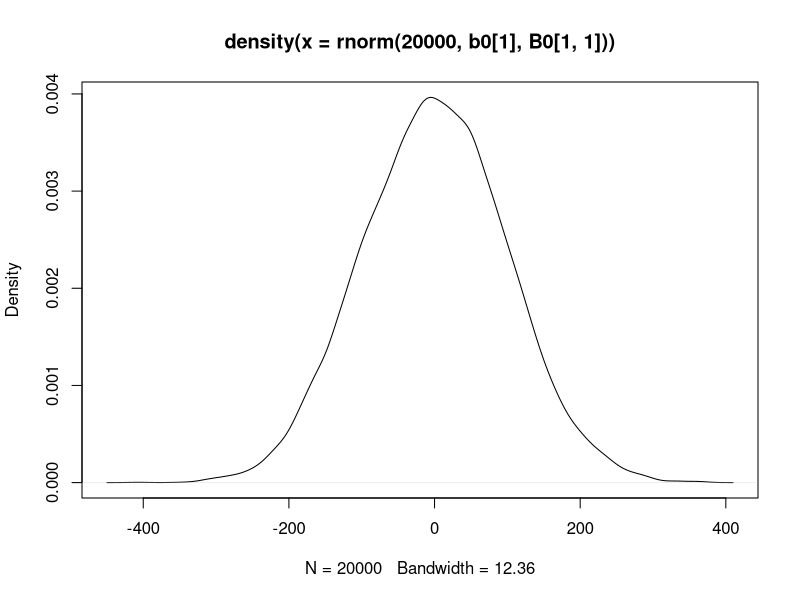
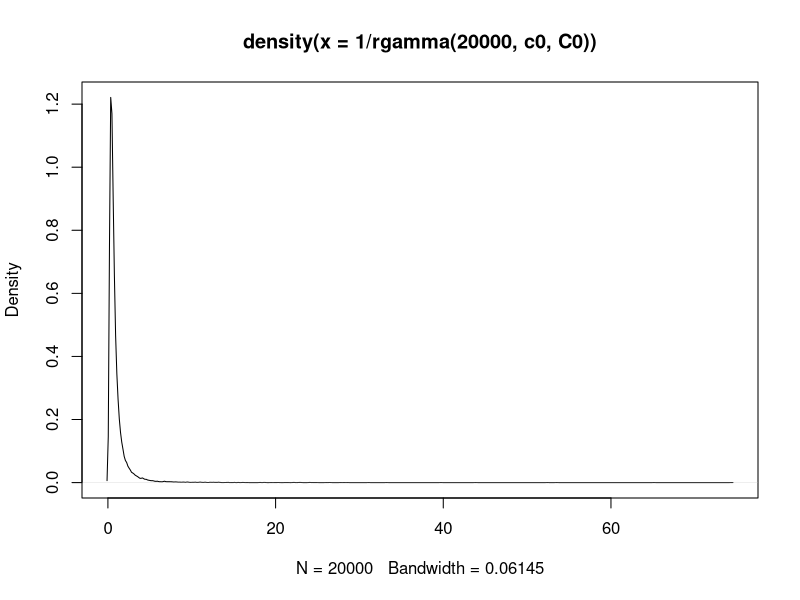
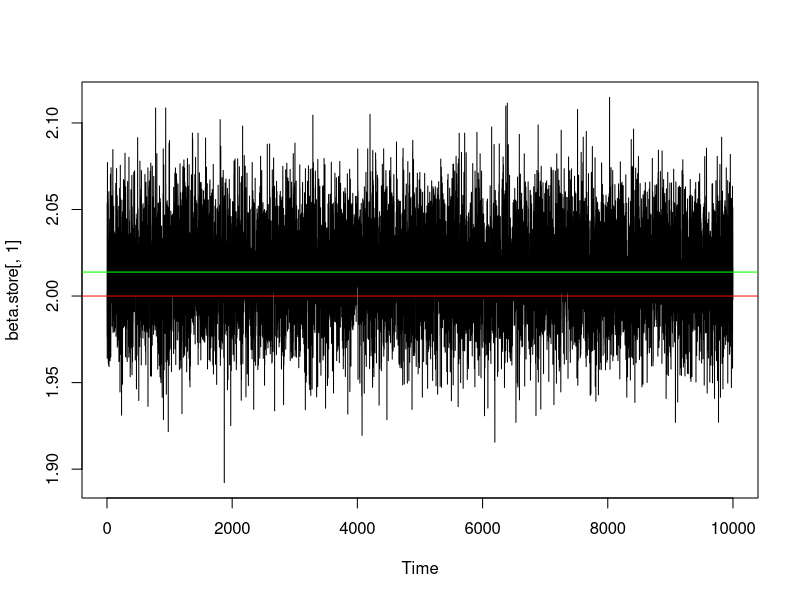
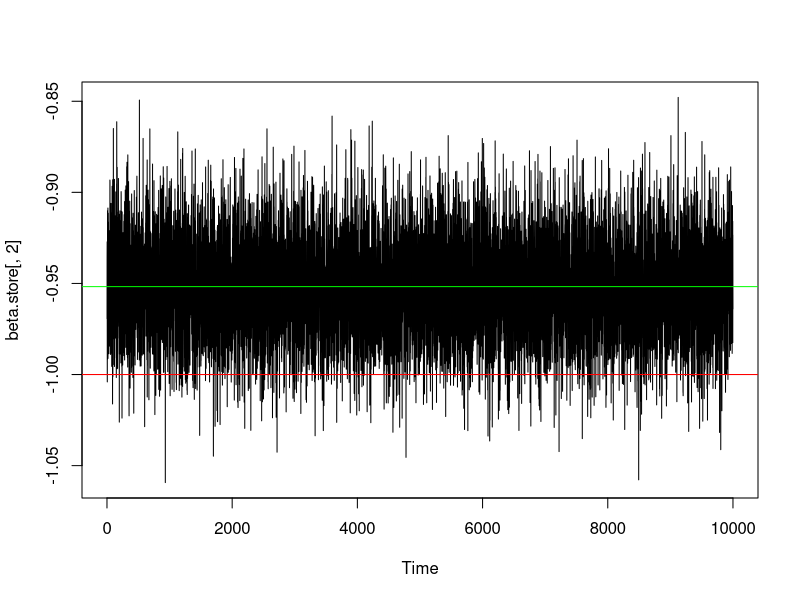
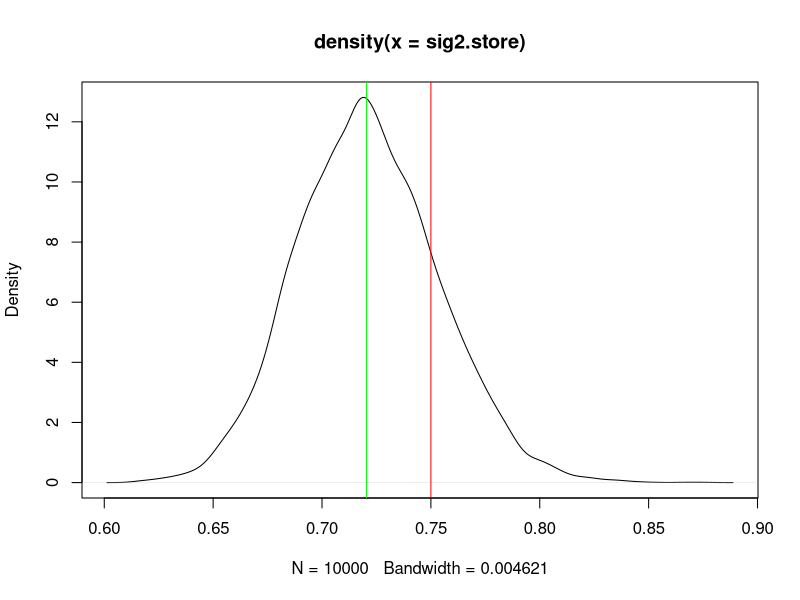

These figures' R source, in order:
# -------------------------------------------------- #
#                                                    #
# Macroeconometrics Science Track Summer Term 2020   #
# Bayesian OLS using Gibbs Sampling                  #
# Gregor Zens                                        #
# April 2020                                         #
#                                                    #
# ---------------------------------------------------#

# Note: This code is certainly not the most efficient way to estimate Bayesian OLS. Didactics > Efficiency in this file.

# --------------------- #
# --- PACKAGES & AUX -- #
# --------------------- #

# the following line installs a package for sampling from a multivariate normal distribution I'll be using:
#install.packages("mnormt")

# --------------------- #
# --- SIMULATE DATA --- #
# --------------------- #

# install.packages("mnormt")
library(mnormt)

# let's set a seed such that the results are reproducible
set.seed(1234)

N         <- 1000                            #how many observations?
intercept <- matrix(1, nrow = N, ncol = 1)   #intercept
x1        <- rnorm(N)                        #normally distributed regressor
true.beta <- c(2, -1)                        #true coefficients
sig2.true <- 0.75                            #true error variance
errors    <- rnorm(N, 0, sqrt(sig2.true))    #error terms
X         <- cbind(intercept, x1)            #explanatory matrix

# now simulate dependent variable y using beta, X and errors

y         <- X %*% true.beta + errors

# ---------------------------- #
# --- CHECK SIMULATED DATA --- # (important!)
# ---------------------------- #

# let's look at OLS estimates 
# coefficient estimates
# (X'X)^(-1) X'y
beta.ols   <- solve(t(X) %*% X) %*% t(X) %*% y

# variance estimate
errors.ols <- y - X %*% beta.ols
sig2.ols   <- t(errors.ols) %*% errors.ols / (N-ncol(X))

# you can get the same via Rs linear regression function
# note the -1 is necessary as we already included an intercept in X
  
reg <- lm(y~X-1)
summary(reg)

# alright, our simulated data is looking good
# now, let's start to set up a Gibbs sampling algorithm


# --------------------------- #
# --- GIBBS SAMPLER SETUP --- #
# --------------------------- #

# first, we have to throw in some general information that the sampler will use

nsave <- 10000         #number of saved draws
nburn <- 10000         #number of burn ins
ntot  <- nsave + nburn #number of total iterations
P     <- ncol(X)       #number of explanatories
N     <- nrow(X)       #number of observations

# ------------------- #
# --- PRIOR SETUP --- #
# ------------------- #

# second, we have to specify our prior distributions
# today, we will use conjugate priors
# next session will be about using arbitrary prior distributions

# normal priors on the coefficients

b0    <- matrix(0, nrow=P)  #prior mean of beta
B0    <- diag(100,  P)      #prior var-cov of beta
B0inv <- solve(B0)          #inverse of prior var-cov of beta

# how does this prior distribution look like?
plot(density(rnorm(20000, b0[1], B0[1,1])))

# inverse gamma prior on the variance

c0 <- 2 #prior shape of sigma2
C0 <- 1 #prior rate  of sigma2

# how does this prior distribution look like?
plot(density(1/rgamma(20000, c0, C0)))


# ----------------------- #
# --- STARTING VALUES --- #
# ----------------------- #

# in a next step, we have to provide some starting values for the Gibbs sampler
# we will stay agnostic and just use some arbitrary numbers
# you could also try using the OLS estimates as starting values if you want ''better'' starting values
# mathematically, it should not matter which values you pick

# set variance to 1
sig2.draw <- 1

# set coefficients to 0
beta.draw <- matrix(0, P, 1)

# ----------------------- #
# --- STORAGE ----------- #
# ----------------------- #

# finally, we have to create some containers where we can store the draws from the posterior distributions
# in each iteration, we get one draw for beta and one for sigma2
# we save many of them to be able to look at the simulated posterior distributions afterwards

beta.store <- matrix(NA, nsave, P)
sig2.store <- matrix(NA, nsave, 1)

# ------------------------------ #
# --- GIBBS SAMPLING ALGORITHM - #
# ------------------------------ #

# alright, the preliminary setup is done!
# now we will start to look into the Gibbs sampling algorithm
# we use a loop to iteratively draw from p(beta|sigma2,y,X) and p(sigma2|beta,y,X)

# compute sufficient statistics
XX <- t(X)%*%X
XY <- t(X)%*%y


for (irep in 1:ntot){ # MCMC LOOP START

  # STEP 1: SAMPLE BETA GIVEN SIGMA & DATA
  
    # compute posterior quantities
    Bn_inv <- B0inv + XX / sig2.draw
    Bn     <- solve(Bn_inv)
    bn     <- Bn %*% (B0inv %*% b0 + XY / sig2.draw)

    # draw from a multivariate normal distribution
    # (there are several ways to do that, here I use a package for simplicity)
    beta.draw <- mnormt::rmnorm(1, bn, Bn)
  
  
  # STEP 2: SAMPLE SIGMA2 GIVEN BETA & DATA
  
    # compute errors
    e  <- y - X %*% beta.draw
    # sum of squared residuals (equivalent to sum((e)^2))
    ee <- t(e) %*% e
  
    # compute posterior quantities
    ck <- c0 +  N/2
    Ck <- C0 + ee/2
  
    # sample sigma2 from inverse gamma posterior
    sig2.draw <- 1/rgamma(1, ck, Ck)
    
  # STEP 3: STORE POSTERIOR SAMPLES
    
    #only after burn-in period!
    
    if(irep > nburn){
      
    beta.store[irep-nburn,] <- beta.draw
    sig2.store[irep-nburn,] <- sig2.draw
      
    }

    
  # STEP 4: PROGRESS
    # (in case you want to know how many iterations we already did)
    if(irep%%50==0){print(irep)}
    
    # depending on how fancy your algorithm is supposed to be, there are progress bars available in R:
    # https://ryouready.wordpress.com/2009/03/16/r-monitor-function-progress-with-a-progress-bar/
    
} # MCMC LOOP END



# -------------------------- #
# --- MCMC CONVERGENCE ----- #
# -------------------------- #

# did we converge? why is that important?
# theoretically, Gibbs sampler is guaranteed to converge
# however, if the posterior draws are heavily autocorrelated, a small posterior sample might give wrong conclusions

# hence, question of convergence is important. many possibilities to answer.
# eyeballing is important here!

# one possibility: look at traceplots
# you want caterpillars!

#coefficient 1, true value and OLS estimate
plot.ts(beta.store[,1])
abline(a=2, b=0, col="red")
abline(a=beta.ols[1],b=0, col="green")

#coefficient 2, true value and OLS estimate
plot.ts(beta.store[,2])
abline(a=-1, b=0, col="red")
abline(a=beta.ols[2],b=0, col="green")

# second possibility: look at posterior densities
# you want no distortions or weird/unexpected behavior

#error variance, true value and OLS estimate
plot(density(sig2.store))
abline(v=0.75, col="red")
abline(v=sig2.ols, col="green")

# there exist some 'formal' convergence criteria as well. The following paper compares 13 of them in case you
# are interested: http://people.ee.duke.edu/~lcarin/cowles96markov.pdf
# "We then compare their performance in two simple models and conclude that all the methods can fail to
# detect the sorts of convergence failure they were designed to identify.
# -> convergence is more of an art than a science
# however, one usually gets a good feeling for these things rather quickly


# anyway, convergence is looking good, let's talk about how we can summarize our estimation results


# -------------------------- #
# --- POSTERIOR ANALYSIS --- #
# -------------------------- #

# usually, the reader is not interested in you plotting full posterior distributions

# we can use a few statistics to summarize the posterior distribution of any given parameter:

# ... posterior means

apply(beta.store, 2, mean) #how does that compare to ols estimates?

# ... posterior medians

apply(beta.store, 2, median)

# ... posterior standard deviations

apply(beta.store, 2, sd)

# ... highest posterior density intervals / credible intervals (nice interpretation!)

apply(beta.store, 2, quantile, prob = c(0.05,0.95))



# -------------------------- #
# --- PRIOR INFLUENCE    --- #
# -------------------------- #

# when is a prior influential for posterior?
# usually, when we have 1) an informative likelihood (many observations, little noise) and 
# 2) a rather uninformative prior, the prior won't matter
# at the end of the day, you only multiply two densities

# however, in case your data is not informative, prior might matter
# alternatively, if your prior is very informative, it will matter
# try to simulate only a few observations and/or play around with a more informative prior to see what happens!

